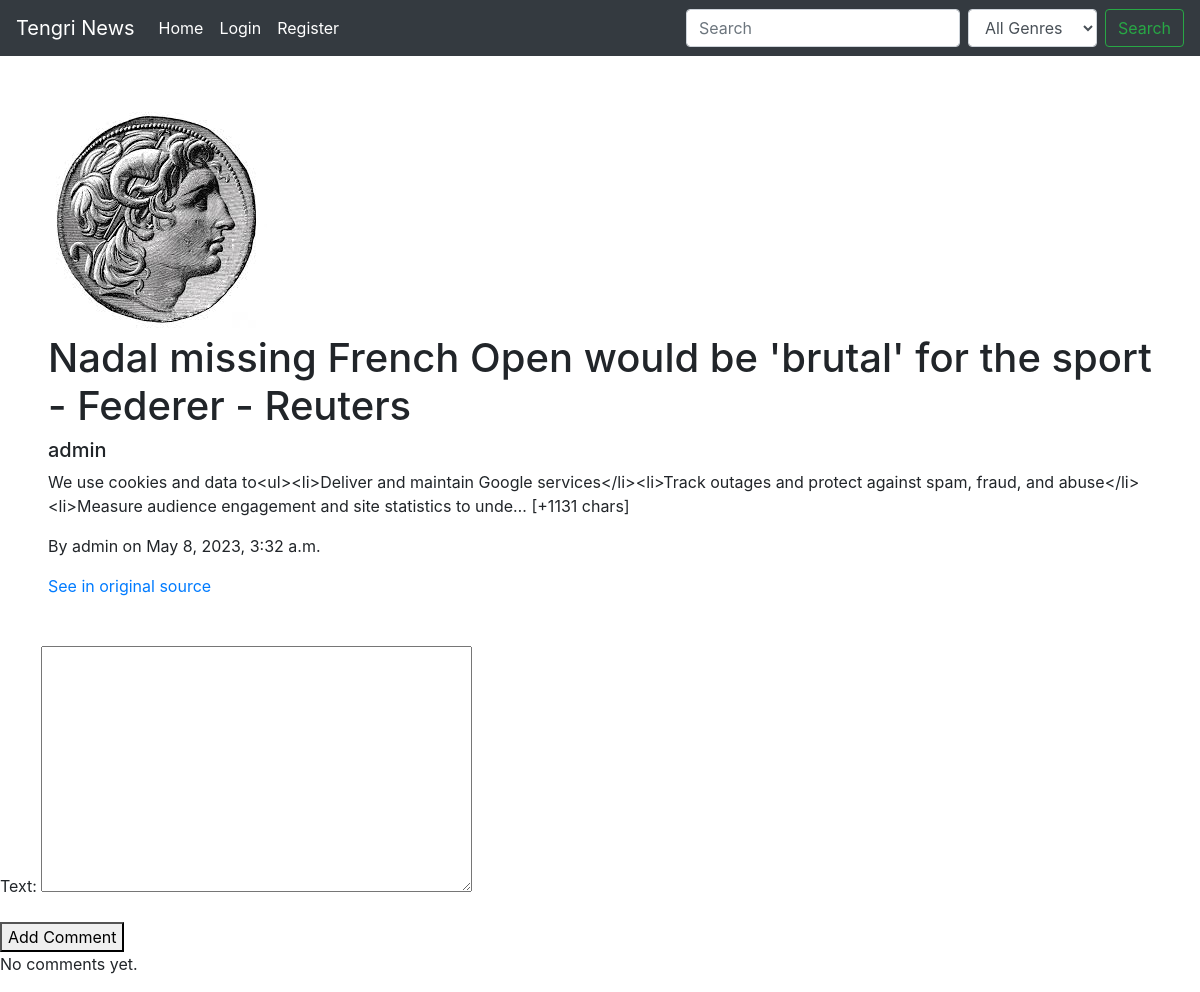
The page /articles/4/ on the database its author committed.
### articles/models.py (models this page shows, shortened)
class Article(models.Model):
    title = models.CharField(max_length=100)
    source = models.CharField(max_length=100, null=True)
    content = models.TextField()
    author = models.ForeignKey(User, on_delete=models.CASCADE)
    created_at = models.DateTimeField(auto_now_add=True)
    date_posted = models.DateTimeField(auto_now=True)
    image = models.ImageField(upload_to='article_images', null=True)
    genres = models.ManyToManyField(Genre, blank=True)
    url = models.CharField(max_length=100, null=True)
    comments = models.ManyToManyField(Comment, blank=True, related_name='articles_comments')

### articles/views.py (the view, shortened to what this page needs)
# urls.py: path('<int:pk>/', ArticleDetailView.as_view(), name='article_detail'),
class ArticleDetailView(FormMixin, DetailView):
    model = Article
    template_name = 'articles/article_detail.html'
    form_class = CommentForm
    success_url = reverse_lazy('article_list')
    def get_context_data(self, **kwargs):
        context = super().get_context_data(**kwargs)
        context['comment_form'] = CommentForm()
        context['comments'] = Comment.objects.filter(article__id=self.object.id)
        return context

### articles/forms.py
class CommentForm(forms.ModelForm):
    class Meta:
        model = Comment
        fields = ['text']
        widgets = {
            'content': forms.Textarea(),
        }

### articles/models.py (called while the page is built)
    def __str__(self):
        return self.name

### news/processor.py (called while the page is built)
def general_context(request):
    genres = Genre.objects.all()
    return {'genres': genres}

### templates/articles/article_detail.html (shortened to what this page needs)
{% extends 'base.html' %}
{% block content %}
<div class="mx-5 my-5">
    {% if article.image %}
        <img src="{{ article.image.url }}" style="max-width: 600px;" alt="{{ article.title }}">
    {% endif %}
    <h1>{{ article.title }}</h1>
    <h5>{{ article.author }}</h5>
    <p>{{ article.content }}</p>
    <p>By {{ article.author }} on {{ article.created_at }}</p>
    {% if article.url %}
    <a href="{{ article.url }}">See in original source</a>
    {% endif %}
</div>
  <form method="post">
    {{ comment_form.as_p }}
    <button type="submit" name="comment">Add Comment</button>
  </form>
    {% for comment in comments %}
        <div>
      <p>{{ comment.author }} on {{ comment.created_at|date }}</p>
      <p>{{ comment.text }}</p>
    </div>
  {% empty %}
    <p>No comments yet.</p>
  {% endfor %}
{% endblock %}

### rows shown on the page
Article: image (picture), title "Nadal missing French Open would be 'brutal' for the sport - Federer - Reuters", author "admin", content "We use cookies and data to<ul><li>Deliver and maintain Google services</li><li>Track outages and protect against spam, fraud, and abuse</li><li>Measure audience engagement and site statistics to unde… [+1131 chars]", created_at "May 8, 2023, 3:32 a.m."
